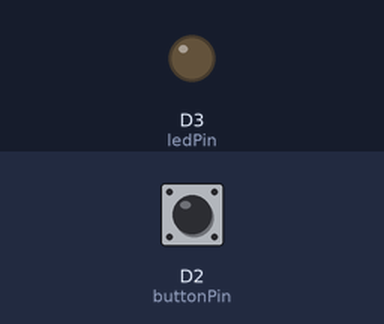
Simulated run of this sketch. Board: ESP8266 (NodeMCU). On the bench: output pins drawn as LEDs (lit = HIGH). The test bench sets the inputs (shaded band); at power-on: D2 (buttonPin) HIGH. WiFi joins after 1.5 s; servers stay silent unless stated; the local clock reads 2024-03-15 10:24:30 at power-on unless the sketch sets it; what the sketch prints to the serial monitor is not drawn.

Above: at 3.2 s.
3.3 s: D2 (buttonPin) pulled LOW for 0.15 s
At 4.3 s:
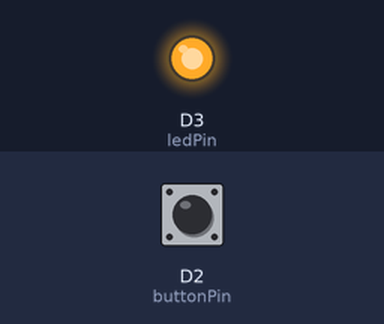
6.4 s: D2 (buttonPin) pulled LOW for 1 s
At 9.5 s:
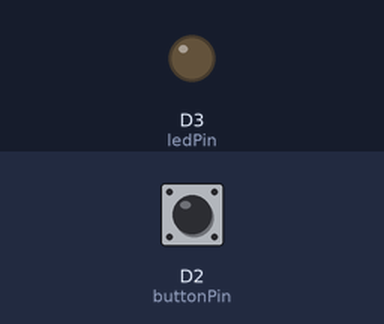
10.1 s: D2 (buttonPin) pulled LOW for 3.2 s
At 10.6 s:
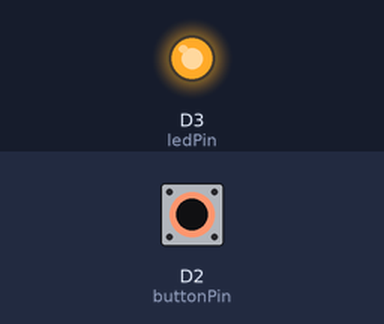
Timing chart, 0 to 16.0 s (numbered marks = the images above; inputs shaded):
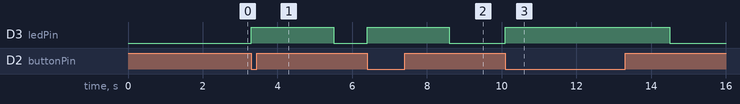

The sketch:

sistem-parkir.ino
```cpp
#include <Wire.h>
#include <Adafruit_Sensor.h>
#include <ESP8266WiFi.h>
#include <WiFiClient.h>
#include <WiFiServer.h>
#include <Adafruit_Thermal.h>
#include <Adafruit_GFX.h>

#define SSID "Office"
#define PASS "0ff1c3123"

const int buttonPin = D2;
const int ledPin = D3;
int buttonState = 0;
char server[] = "https://sparkir.rumahsakit-harapanmulia.id/";
int port = 80;

Adafruit_Thermal printer(&Serial, 9); // define printer object

void setup() {
  Serial.begin(115200);
  Serial.println();
  pinMode(buttonPin,INPUT_PULLUP);
  pinMode(ledPin, OUTPUT);
  connectWiFi();
  printer.begin(); // initialize printer
}

void loop() {
  int buttonState = digitalRead(buttonPin);

  if (buttonState == LOW) {
    digitalWrite(ledPin, HIGH);
    delay(1000);
    String entryTime = getTime();
    sendToLaravel(entryTime);
  //  printTicket(entryTime);
  }
  else {
    digitalWrite(ledPin, LOW);
  }
}

void sendToLaravel(String entryTime) {
  String data = "&entry_time=" + entryTime;
  WiFiClient client;
  if (client.connect(server, port)) {
    client.println("POST /api/parkir HTTP/1.1");
    client.println("Host: " + String(server));
    client.println("Content-Type: application/x-www-form-urlencoded");
    client.println("Content-Length: " + String(data.length()));
    client.println("");
    client.print(data);
    Serial.println("Data send to laravel :  " + data);
  } else {
    Serial.println("Faile to connect to server ");
  }
  delay(1000);
}

void connectWiFi() {
  Serial.print("Connecting to WiFi...");
  WiFi.begin(SSID, PASS);
  while (WiFi.status() != WL_CONNECTED) {
    delay(1000);
    Serial.print(".");
  }
  Serial.println("connected!");
  Serial.print("IP address: ");
  Serial.println(WiFi.localIP());
}

String getTime() {
  time_t now = time(nullptr);
  return String(now);
}

// void printTicket(String entryTime) {
//   printer.inverseOn();
//   printer.println("PARKING TICKET");
//   printer.inverseOff();
//   printer.feed(1);

//   printer.print("ENTRY TIME: ");
//   printer.println(entryTime);
//   printer.feed(1);

//   // Generate barcode
//   printer.printBarcode("123456789", EAN13);
//   printer.feed(1);

//   printer.feed(3);
//   printer.sleep(); // put printer to sleep
// }
```

Measured:
- after the input at 3.3 s, D3 (ledPin): LOW → HIGH at once, → LOW 2.2 s later
- after the input at 6.4 s, D3 (ledPin): LOW → HIGH at once, → LOW 2.2 s later
- after the input at 10.1 s, D3 (ledPin): LOW → HIGH at once, → LOW 4.4 s later
